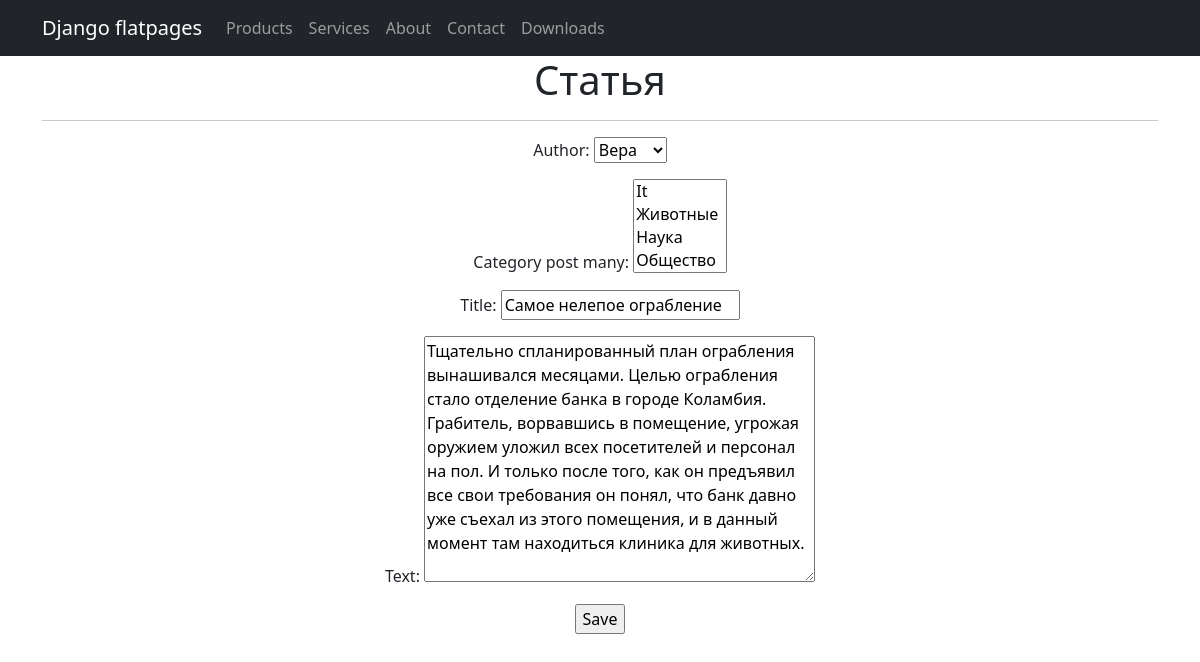
/news/article/9/edit/ (signed in), run on an earlier commit of the app's database.
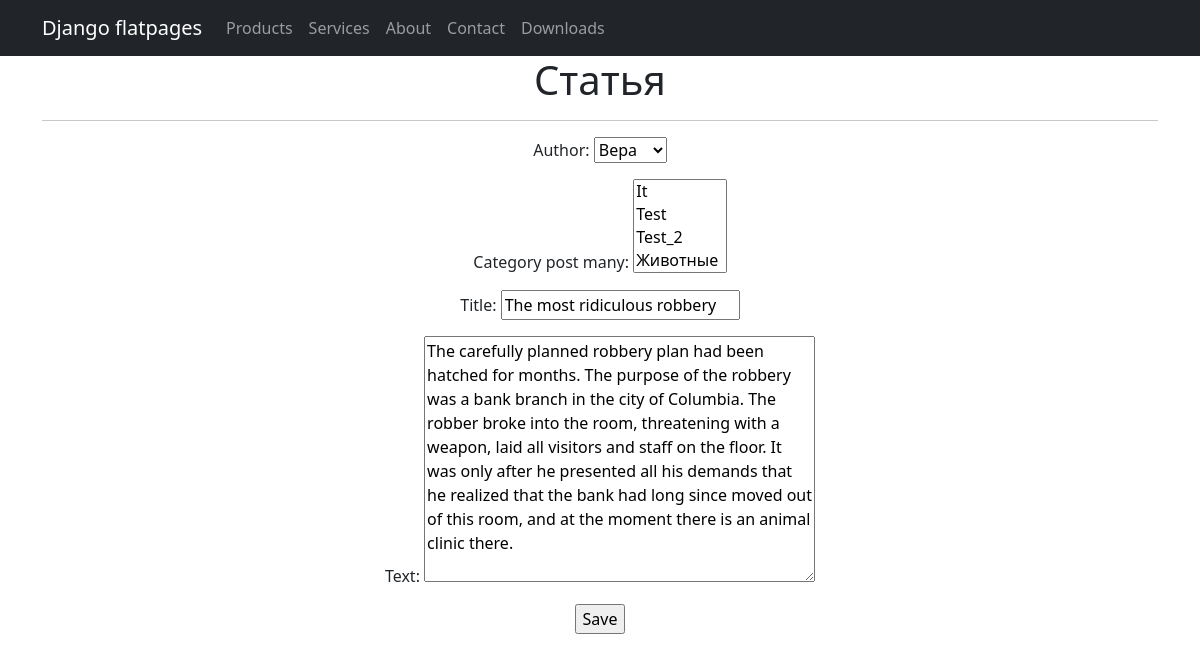
And on a later commit of the database.
### news/models.py (models this page shows, shortened)
class Post(models.Model):
    article = 'AR' or 'Статья'
    news = 'NE'
    CATEGORY_MATERIAL = [
        (article, 'Статья'),
        (news, 'Новость')
    ]
    author = models.ForeignKey(Author, on_delete=models.CASCADE)
    category_post = models.CharField(max_length=2, choices=CATEGORY_MATERIAL, default=article)
    time_in = models.DateTimeField(auto_now_add=True)
    category_post_many = models.ManyToManyField(Category, through='PostCategory')
    title = models.CharField(max_length=128)
    text = models.TextField()
    rating = models.IntegerField(default=0)

### news/views.py (the view, shortened to what this page needs)
# urls.py: path('article/<int:pk>/edit/', ArticleEdit.as_view(), name='article_edit'),
class ArticleEdit(PermissionRequiredMixin, LoginRequiredMixin, UpdateView):
    permission_required = ('news.change_post',)
    raise_exception = True
    form_class = PostForm
    model = Post
    template_name = 'article_edit.html'
    def get_queryset(self):
        return super().get_queryset().filter(category_post=Post.article)

### news/forms.py (shortened to what this page needs)
class PostForm(forms.ModelForm):
    class Meta:
        model = Post
        fields = [
            'author',
            'category_post_many',
            'title',
            'text'
        ]

### news/models.py (called while the page is built)
    def __str__(self):
        return f'{self.user.username}'

    def __str__(self):
        return self.name.title()

### templates/article_edit.html (shortened to what this page needs)
{% extends 'flatpages/default.html' %}
{% block content %}
    <h1>Статья</h1>
    <hr>
    <form action="" method="post">
        {{ form.as_p }}
        <input type="submit" value="Save">
    </form>
{% endblock content %}

### templates/flatpages/default.html (shortened to what this page needs)
<!DOCTYPE html>
<html lang="en">
    <head>
        {% load static %}
        <link href="{% static 'css/styles.css' %}" rel="stylesheet" />
    </head>
    <body>
        <nav class="navbar navbar-expand-lg navbar-dark bg-dark static-top">
            <div class="container">
                <a class="navbar-brand" href="#">Django flatpages</a>
                <div class="collapse navbar-collapse" id="navbarResponsive">
                    <ul class="navbar-nav ml-auto">
                        <li class="nav-item">
                            <a class="nav-link" href="/products/">Products</a>
                        </li>
                        <li class="nav-item">
                            <a class="nav-link" href="/services/">Services</a>
                        </li>
                        <li class="nav-item">
                            <a class="nav-link" href="/about/">About</a>
                        </li>
                        <li class="nav-item">
                            <a class="nav-link" href="/contacts/">Contact</a>
                        </li>
                        <li class="nav-item">
                            <a class="nav-link" href="/downloads/">Downloads</a>
                        </li>
                    </ul>
                </div>
            </div>
        </nav>
        <div class="container">
            <div class="row">
                <div class="col-lg-12 text-center">
                    {% block content %}{% endblock content %}
                </div>
            </div>
        </div>
    </body>
</html>

What changed in the data, as far as the page shows it:
changed Post "Вера": title "Самое нелепое ограбление" → "The most ridiculous robbery"; text "Тщательно спланированный план ограбления вынашивался месяцами. Целью ограбления стало отделение банка в городе Коламбия. Грабитель, ворвавшись в помещение, угрожая оружием уложил всех посетителей и персонал на пол. И только после того, как он предъявил все свои требования он понял, что банк давно уже съехал из этого помещения, и в данный момент там находиться клиника для животных." → "The carefully planned robbery plan had been hatched for months. The purpose of the robbery was a bank branch in the city of Columbia. The robber broke into the room, threatening with a weapon, laid all visitors and staff on the floor. It was only after he presented all his demands that he realized that the bank had long since moved out of this room, and at the moment there is an animal clinic there."
Also different on the page:
form field category_post_many: "It / Животные / Наука / Общество" → "It / Test / Test_2 / Животные"
